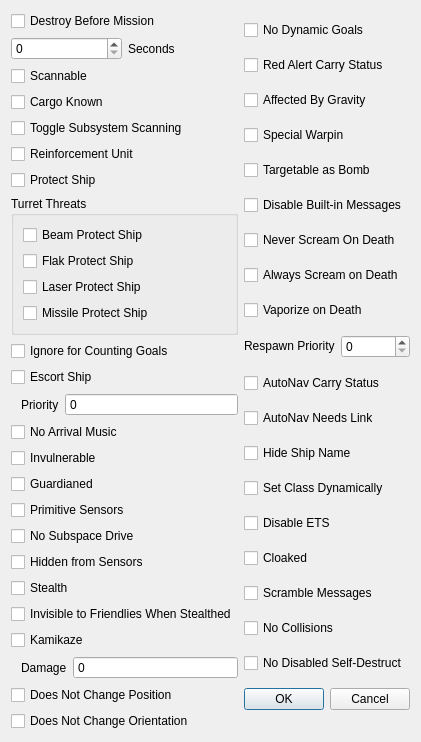
<?xml version="1.0" encoding="UTF-8"?>
<ui version="4.0">
 <class>fso::fred::dialogs::ShipFlagsDialog</class>
 <widget class="QDialog" name="fso::fred::dialogs::ShipFlagsDialog">
  <property name="geometry">
   <rect>
    <x>0</x>
    <y>0</y>
    <width>421</width>
    <height>664</height>
   </rect>
  </property>
  <property name="windowTitle">
   <string>Additional Ship Properties</string>
  </property>
  <property name="modal">
   <bool>true</bool>
  </property>
  <layout class="QHBoxLayout" name="horizontalLayout">
   <item>
    <layout class="QVBoxLayout" name="ColumnOneLayout">
     <item>
      <widget class="fso::fred::ShipFlagCheckbox" name="destroyBeforeMissionCheckbox">
       <property name="toolTip">
        <string>&lt;html&gt;&lt;head/&gt;&lt;body&gt;&lt;p&gt;Destroys the ship before the mission starts&lt;/p&gt;&lt;/body&gt;&lt;/html&gt;</string>
       </property>
       <property name="text">
        <string>Destroy Before Mission</string>
       </property>
       <property name="tristate">
        <bool>true</bool>
       </property>
      </widget>
     </item>
     <item>
      <layout class="QHBoxLayout" name="destroySecondsLayout">
       <item>
        <widget class="QSpinBox" name="destroySecondsSpinBox">
         <property name="toolTip">
          <string>&lt;html&gt;&lt;head/&gt;&lt;body&gt;&lt;p&gt;How many seconds before the mission to destroy ship&lt;/p&gt;&lt;/body&gt;&lt;/html&gt;</string>
         </property>
        </widget>
       </item>
       <item>
        <widget class="QLabel" name="destroySecondsLabel">
         <property name="text">
          <string>Seconds</string>
         </property>
        </widget>
       </item>
      </layout>
     </item>
     <item>
      <widget class="fso::fred::ShipFlagCheckbox" name="scannableCheckbox">
       <property name="toolTip">
        <string>&lt;html&gt;&lt;head/&gt;&lt;body&gt;&lt;p&gt;Whether the ship is scannable or not&lt;/p&gt;&lt;/body&gt;&lt;/html&gt;</string>
       </property>
       <property name="text">
        <string>Scannable</string>
       </property>
       <property name="tristate">
        <bool>true</bool>
       </property>
      </widget>
     </item>
     <item>
      <widget class="fso::fred::ShipFlagCheckbox" name="cargoKnownCheckbox">
       <property name="toolTip">
        <string>&lt;html&gt;&lt;head/&gt;&lt;body&gt;&lt;p&gt;Whether the player alredy knows the cargo or needs to scan for it&lt;/p&gt;&lt;/body&gt;&lt;/html&gt;</string>
       </property>
       <property name="text">
        <string>Cargo Known</string>
       </property>
       <property name="tristate">
        <bool>true</bool>
       </property>
      </widget>
     </item>
     <item>
      <widget class="fso::fred::ShipFlagCheckbox" name="toggleSubsytemScanningCheckbox">
       <property name="toolTip">
        <string>&lt;html&gt;&lt;head/&gt;&lt;body&gt;&lt;p&gt;Switches between scanning the whole ship or individual subsystems&lt;/p&gt;&lt;/body&gt;&lt;/html&gt;</string>
       </property>
       <property name="text">
        <string>Toggle Subsystem Scanning</string>
       </property>
       <property name="tristate">
        <bool>true</bool>
       </property>
      </widget>
     </item>
     <item>
      <widget class="fso::fred::ShipFlagCheckbox" name="reinforcementUnitCheckbox">
       <property name="toolTip">
        <string>&lt;html&gt;&lt;head/&gt;&lt;body&gt;&lt;p&gt;Makes the ship available in the reinforcements editor&lt;/p&gt;&lt;/body&gt;&lt;/html&gt;</string>
       </property>
       <property name="text">
        <string>Reinforcement Unit</string>
       </property>
       <property name="tristate">
        <bool>true</bool>
       </property>
      </widget>
     </item>
     <item>
      <widget class="fso::fred::ShipFlagCheckbox" name="protectShipCheckbox">
       <property name="toolTip">
        <string>&lt;html&gt;&lt;head/&gt;&lt;body&gt;&lt;p&gt;Stops AI from attacking ship&lt;/p&gt;&lt;/body&gt;&lt;/html&gt;</string>
       </property>
       <property name="text">
        <string>Protect Ship</string>
       </property>
       <property name="tristate">
        <bool>true</bool>
       </property>
      </widget>
     </item>
     <item>
      <widget class="QGroupBox" name="turretThreatsgroupBox">
       <property name="title">
        <string>Turret Threats</string>
       </property>
       <layout class="QVBoxLayout" name="verticalLayout_2">
        <item>
         <widget class="QCheckBox" name="beamProtectCheckbox">
          <property name="toolTip">
           <string>&lt;html&gt;&lt;head/&gt;&lt;body&gt;&lt;p&gt;Stops Beams from targeting this ship&lt;/p&gt;&lt;/body&gt;&lt;/html&gt;</string>
          </property>
          <property name="text">
           <string>Beam Protect Ship</string>
          </property>
         </widget>
        </item>
        <item>
         <widget class="QCheckBox" name="flakProtectCheckbox">
          <property name="toolTip">
           <string>&lt;html&gt;&lt;head/&gt;&lt;body&gt;&lt;p&gt;Stops flack weapons from targeting this ship&lt;/p&gt;&lt;/body&gt;&lt;/html&gt;</string>
          </property>
          <property name="text">
           <string>Flak Protect Ship</string>
          </property>
         </widget>
        </item>
        <item>
         <widget class="QCheckBox" name="laserProtectCheckbox">
          <property name="toolTip">
           <string>&lt;html&gt;&lt;head/&gt;&lt;body&gt;&lt;p&gt;Stops blob turrets from targeting this ship&lt;/p&gt;&lt;/body&gt;&lt;/html&gt;</string>
          </property>
          <property name="text">
           <string>Laser Protect Ship</string>
          </property>
         </widget>
        </item>
        <item>
         <widget class="QCheckBox" name="missileProtectCheckbox">
          <property name="toolTip">
           <string>&lt;html&gt;&lt;head/&gt;&lt;body&gt;&lt;p&gt;Stops missile turrets from targeting this ship&lt;/p&gt;&lt;/body&gt;&lt;/html&gt;</string>
          </property>
          <property name="text">
           <string>Missile Protect Ship</string>
          </property>
         </widget>
        </item>
       </layout>
      </widget>
     </item>
     <item>
      <widget class="fso::fred::ShipFlagCheckbox" name="ignoreForGoalsCheckbox">
       <property name="toolTip">
        <string>&lt;html&gt;&lt;head/&gt;&lt;body&gt;&lt;p&gt;takes this ship out of consideration in SEXP operators like &lt;span style=&quot; font-style:italic;&quot;&gt;percent-ships-destroyed&lt;/span&gt;&lt;/p&gt;&lt;/body&gt;&lt;/html&gt;</string>
       </property>
       <property name="text">
        <string>Ignore for Counting Goals</string>
       </property>
       <property name="tristate">
        <bool>true</bool>
       </property>
      </widget>
     </item>
     <item>
      <widget class="fso::fred::ShipFlagCheckbox" name="escortShipCheckbox">
       <property name="toolTip">
        <string>&lt;html&gt;&lt;head/&gt;&lt;body&gt;&lt;p&gt;Adds ship to escort list (Also makes active asteroid fields target ship)&lt;/p&gt;&lt;/body&gt;&lt;/html&gt;</string>
       </property>
       <property name="text">
        <string>Escort Ship</string>
       </property>
       <property name="tristate">
        <bool>true</bool>
       </property>
      </widget>
     </item>
     <item>
      <layout class="QHBoxLayout" name="escortLayout" stretch="0,0,1">
       <item>
        <spacer name="escortSpacer">
         <property name="orientation">
          <enum>Qt::Horizontal</enum>
         </property>
         <property name="sizeType">
          <enum>QSizePolicy::Minimum</enum>
         </property>
         <property name="sizeHint" stdset="0">
          <size>
           <width>10</width>
           <height>20</height>
          </size>
         </property>
        </spacer>
       </item>
       <item>
        <widget class="QLabel" name="escortLabel">
         <property name="text">
          <string>Priority</string>
         </property>
        </widget>
       </item>
       <item>
        <widget class="QSpinBox" name="escortPrioritySpinBox">
         <property name="toolTip">
          <string>&lt;html&gt;&lt;head/&gt;&lt;body&gt;&lt;p&gt;How high up the escort list the ship is (Lower number = Higher up list)&lt;/p&gt;&lt;/body&gt;&lt;/html&gt;</string>
         </property>
         <property name="buttonSymbols">
          <enum>QAbstractSpinBox::NoButtons</enum>
         </property>
        </widget>
       </item>
      </layout>
     </item>
     <item>
      <widget class="fso::fred::ShipFlagCheckbox" name="noArrivalMusicCheckBox">
       <property name="toolTip">
        <string>&lt;html&gt;&lt;head/&gt;&lt;body&gt;&lt;p&gt;Don't change the music when the ship arrives&lt;/p&gt;&lt;/body&gt;&lt;/html&gt;</string>
       </property>
       <property name="text">
        <string>No Arrival Music</string>
       </property>
       <property name="tristate">
        <bool>true</bool>
       </property>
      </widget>
     </item>
     <item>
      <widget class="fso::fred::ShipFlagCheckbox" name="invulnerableCheckbox">
       <property name="toolTip">
        <string>&lt;html&gt;&lt;head/&gt;&lt;body&gt;&lt;p&gt;Makes ship take no damage&lt;/p&gt;&lt;/body&gt;&lt;/html&gt;</string>
       </property>
       <property name="text">
        <string>Invulnerable</string>
       </property>
       <property name="tristate">
        <bool>true</bool>
       </property>
      </widget>
     </item>
     <item>
      <widget class="fso::fred::ShipFlagCheckbox" name="guardianedCheckbox">
       <property name="toolTip">
        <string>&lt;html&gt;&lt;head/&gt;&lt;body&gt;&lt;p&gt;Ship becomes invulnerable at 1% health. Threshold can be changed with SEXP &lt;span style=&quot; font-style:italic;&quot;&gt;set-guardian-threshold&lt;/span&gt;&lt;/p&gt;&lt;/body&gt;&lt;/html&gt;</string>
       </property>
       <property name="text">
        <string>Guardianed</string>
       </property>
       <property name="tristate">
        <bool>true</bool>
       </property>
      </widget>
     </item>
     <item>
      <widget class="fso::fred::ShipFlagCheckbox" name="primitiveCheckbox">
       <property name="text">
        <string>Primitive Sensors</string>
       </property>
       <property name="tristate">
        <bool>true</bool>
       </property>
      </widget>
     </item>
     <item>
      <widget class="fso::fred::ShipFlagCheckbox" name="noSubspaceDriveCheckbox">
       <property name="toolTip">
        <string>&lt;html&gt;&lt;head/&gt;&lt;body&gt;&lt;p&gt;Makes Jump out command fail silently, Useful for In-mission jumps&lt;/p&gt;&lt;/body&gt;&lt;/html&gt;</string>
       </property>
       <property name="text">
        <string>No Subspace Drive</string>
       </property>
       <property name="tristate">
        <bool>true</bool>
       </property>
      </widget>
     </item>
     <item>
      <widget class="fso::fred::ShipFlagCheckbox" name="hiddenFromSensorsCheckbox">
       <property name="toolTip">
        <string>&lt;html&gt;&lt;head/&gt;&lt;body&gt;&lt;p&gt;Ship becomes untargetable and appears on rader as wobbly dot&lt;/p&gt;&lt;/body&gt;&lt;/html&gt;</string>
       </property>
       <property name="text">
        <string>Hidden from Sensors</string>
       </property>
       <property name="tristate">
        <bool>true</bool>
       </property>
      </widget>
     </item>
     <item>
      <widget class="fso::fred::ShipFlagCheckbox" name="stealthCheckbox">
       <property name="toolTip">
        <string>&lt;html&gt;&lt;head/&gt;&lt;body&gt;&lt;p&gt;Ship becomes untargetable and does not apper on hostile radar&lt;/p&gt;&lt;/body&gt;&lt;/html&gt;</string>
       </property>
       <property name="text">
        <string>Stealth</string>
       </property>
       <property name="tristate">
        <bool>true</bool>
       </property>
      </widget>
     </item>
     <item>
      <widget class="fso::fred::ShipFlagCheckbox" name="friendlyStealthCheckbox">
       <property name="toolTip">
        <string>&lt;html&gt;&lt;head/&gt;&lt;body&gt;&lt;p&gt;Makes stealth apply to teammates&lt;/p&gt;&lt;/body&gt;&lt;/html&gt;</string>
       </property>
       <property name="text">
        <string>Invisible to Friendlies When Stealthed</string>
       </property>
       <property name="tristate">
        <bool>true</bool>
       </property>
      </widget>
     </item>
     <item>
      <widget class="fso::fred::ShipFlagCheckbox" name="kamikazeCheckbox">
       <property name="toolTip">
        <string>&lt;html&gt;&lt;head/&gt;&lt;body&gt;&lt;p&gt;Ram the ships target doing the specified amount of damage&lt;/p&gt;&lt;/body&gt;&lt;/html&gt;</string>
       </property>
       <property name="text">
        <string>Kamikaze</string>
       </property>
       <property name="tristate">
        <bool>true</bool>
       </property>
      </widget>
     </item>
     <item>
      <layout class="QHBoxLayout" name="kamikazeLayout" stretch="0,0,1">
       <item>
        <spacer name="kamikazeSpacer">
         <property name="orientation">
          <enum>Qt::Horizontal</enum>
         </property>
         <property name="sizeType">
          <enum>QSizePolicy::Minimum</enum>
         </property>
         <property name="sizeHint" stdset="0">
          <size>
           <width>10</width>
           <height>20</height>
          </size>
         </property>
        </spacer>
       </item>
       <item>
        <widget class="QLabel" name="kamikazeLabel">
         <property name="text">
          <string>Damage</string>
         </property>
        </widget>
       </item>
       <item>
        <widget class="QSpinBox" name="kamikazeDamageSpinBox">
         <property name="buttonSymbols">
          <enum>QAbstractSpinBox::NoButtons</enum>
         </property>
        </widget>
       </item>
      </layout>
     </item>
     <item>
      <widget class="fso::fred::ShipFlagCheckbox" name="noChangePosCheckbox">
       <property name="toolTip">
        <string>&lt;html&gt;&lt;head/&gt;&lt;body&gt;&lt;p&gt;Ship should not change position until destroyed&lt;/p&gt;&lt;/body&gt;&lt;/html&gt;</string>
       </property>
       <property name="text">
        <string>Does Not Change Position</string>
       </property>
       <property name="tristate">
        <bool>true</bool>
       </property>
      </widget>
     </item>
     <item>
      <widget class="fso::fred::ShipFlagCheckbox" name="noChangeOrientCheckbox">
       <property name="toolTip">
        <string>&lt;html&gt;&lt;head/&gt;&lt;body&gt;&lt;p&gt;Ship should not change orientation until destroyed&lt;/p&gt;&lt;/body&gt;&lt;/html&gt;</string>
       </property>
       <property name="text">
        <string>Does Not Change Orientation</string>
       </property>
       <property name="tristate">
        <bool>true</bool>
       </property>
      </widget>
     </item>
    </layout>
   </item>
   <item>
    <layout class="QVBoxLayout" name="columnTwo" stretch="0,0,0,0,0,0,0,0,0,0,0,0,0,0,0,0,0,0,0,1">
     <item>
      <widget class="fso::fred::ShipFlagCheckbox" name="noDynamicGoalsCheckbox">
       <property name="toolTip">
        <string>&lt;html&gt;&lt;head/&gt;&lt;body&gt;&lt;p&gt;Ship goes for its objectives without self-preservation&lt;/p&gt;&lt;/body&gt;&lt;/html&gt;</string>
       </property>
       <property name="text">
        <string>No Dynamic Goals</string>
       </property>
       <property name="tristate">
        <bool>true</bool>
       </property>
      </widget>
     </item>
     <item>
      <widget class="fso::fred::ShipFlagCheckbox" name="redAlertCheckbox">
       <property name="toolTip">
        <string>&lt;html&gt;&lt;head/&gt;&lt;body&gt;&lt;p&gt;If the next mission is marked red alert this ships damage and loadaout wil be copied onto a ship woth the same name (Buggy, Recommend using Save-load script)&lt;/p&gt;&lt;/body&gt;&lt;/html&gt;</string>
       </property>
       <property name="text">
        <string>Red Alert Carry Status</string>
       </property>
       <property name="tristate">
        <bool>true</bool>
       </property>
      </widget>
     </item>
     <item>
      <widget class="fso::fred::ShipFlagCheckbox" name="gravityCheckbox">
       <property name="toolTip">
        <string>&lt;html&gt;&lt;head/&gt;&lt;body&gt;&lt;p&gt;DEPRECATED: Does Nothing&lt;/p&gt;&lt;/body&gt;&lt;/html&gt;</string>
       </property>
       <property name="text">
        <string>Affected By Gravity</string>
       </property>
       <property name="tristate">
        <bool>true</bool>
       </property>
      </widget>
     </item>
     <item>
      <widget class="fso::fred::ShipFlagCheckbox" name="specialWarpinCheckbox">
       <property name="toolTip">
        <string>&lt;html&gt;&lt;head/&gt;&lt;body&gt;&lt;p&gt;DEPRECATED: Use Custom warp-in menu&lt;/p&gt;&lt;/body&gt;&lt;/html&gt;</string>
       </property>
       <property name="text">
        <string>Special Warpin</string>
       </property>
       <property name="tristate">
        <bool>true</bool>
       </property>
      </widget>
     </item>
     <item>
      <widget class="fso::fred::ShipFlagCheckbox" name="targetableAsBombCheckbox">
       <property name="toolTip">
        <string>&lt;html&gt;&lt;head/&gt;&lt;body&gt;&lt;p&gt;Ship is targetable using the target bomb command&lt;/p&gt;&lt;/body&gt;&lt;/html&gt;</string>
       </property>
       <property name="text">
        <string>Targetable as Bomb</string>
       </property>
       <property name="tristate">
        <bool>true</bool>
       </property>
      </widget>
     </item>
     <item>
      <widget class="fso::fred::ShipFlagCheckbox" name="disableBuiltInMessagesCheckbox">
       <property name="toolTip">
        <string>&lt;html&gt;&lt;head/&gt;&lt;body&gt;&lt;p&gt;Disables all automated messages from the ship&lt;/p&gt;&lt;/body&gt;&lt;/html&gt;</string>
       </property>
       <property name="text">
        <string>Disable Built-in Messages</string>
       </property>
       <property name="tristate">
        <bool>true</bool>
       </property>
      </widget>
     </item>
     <item>
      <widget class="fso::fred::ShipFlagCheckbox" name="neverScreamCheckbox">
       <property name="text">
        <string>Never Scream On Death</string>
       </property>
       <property name="tristate">
        <bool>true</bool>
       </property>
      </widget>
     </item>
     <item>
      <widget class="fso::fred::ShipFlagCheckbox" name="alwaysScreamCheckbox">
       <property name="text">
        <string>Always Scream on Death</string>
       </property>
       <property name="tristate">
        <bool>true</bool>
       </property>
      </widget>
     </item>
     <item>
      <widget class="fso::fred::ShipFlagCheckbox" name="vaporizeCheckbox">
       <property name="toolTip">
        <string>&lt;html&gt;&lt;head/&gt;&lt;body&gt;&lt;p&gt;Ship disintegrates on death leaving no debris&lt;/p&gt;&lt;/body&gt;&lt;/html&gt;</string>
       </property>
       <property name="text">
        <string>Vaporize on Death</string>
       </property>
       <property name="tristate">
        <bool>true</bool>
       </property>
      </widget>
     </item>
     <item>
      <layout class="QHBoxLayout" name="respawnPriorityLayout">
       <property name="bottomMargin">
        <number>0</number>
       </property>
       <item>
        <widget class="QLabel" name="respawnPrioritylabel">
         <property name="sizePolicy">
          <sizepolicy hsizetype="Preferred" vsizetype="Fixed">
           <horstretch>0</horstretch>
           <verstretch>0</verstretch>
          </sizepolicy>
         </property>
         <property name="text">
          <string>Respawn Priority</string>
         </property>
        </widget>
       </item>
       <item>
        <widget class="QSpinBox" name="respawnPrioritySpinBox">
         <property name="toolTip">
          <string>&lt;html&gt;&lt;head/&gt;&lt;body&gt;&lt;p&gt;In multi a player will respawn nect to the ship with the highest priority (low number = high priority)&lt;/p&gt;&lt;/body&gt;&lt;/html&gt;</string>
         </property>
        </widget>
       </item>
      </layout>
     </item>
     <item>
      <widget class="fso::fred::ShipFlagCheckbox" name="autoCarryCheckbox">
       <property name="toolTip">
        <string>&lt;html&gt;&lt;head/&gt;&lt;body&gt;&lt;p&gt;Brings ship along when the player autopilots&lt;/p&gt;&lt;/body&gt;&lt;/html&gt;</string>
       </property>
       <property name="text">
        <string>AutoNav Carry Status</string>
       </property>
       <property name="tristate">
        <bool>true</bool>
       </property>
      </widget>
     </item>
     <item>
      <widget class="fso::fred::ShipFlagCheckbox" name="autoLinkCheckbox">
       <property name="toolTip">
        <string>&lt;html&gt;&lt;head/&gt;&lt;body&gt;&lt;p&gt;Player can only autopilot when in range of this ship (??? meters)&lt;/p&gt;&lt;/body&gt;&lt;/html&gt;</string>
       </property>
       <property name="text">
        <string>AutoNav Needs Link</string>
       </property>
       <property name="tristate">
        <bool>true</bool>
       </property>
      </widget>
     </item>
     <item>
      <widget class="fso::fred::ShipFlagCheckbox" name="hideShipNameCheckbox">
       <property name="toolTip">
        <string>&lt;html&gt;&lt;head/&gt;&lt;body&gt;&lt;p&gt;Don't show the ships name in the targeting box&lt;/p&gt;&lt;/body&gt;&lt;/html&gt;</string>
       </property>
       <property name="text">
        <string>Hide Ship Name</string>
       </property>
       <property name="tristate">
        <bool>true</bool>
       </property>
      </widget>
     </item>
     <item>
      <widget class="fso::fred::ShipFlagCheckbox" name="classDynamicCheckbox">
       <property name="toolTip">
        <string>&lt;html&gt;&lt;head/&gt;&lt;body&gt;&lt;p&gt;Set the ships class based on the alt ship class menu&lt;/p&gt;&lt;/body&gt;&lt;/html&gt;</string>
       </property>
       <property name="text">
        <string>Set Class Dynamically</string>
       </property>
       <property name="tristate">
        <bool>true</bool>
       </property>
      </widget>
     </item>
     <item>
      <widget class="fso::fred::ShipFlagCheckbox" name="disableETSCheckbox">
       <property name="toolTip">
        <string>&lt;html&gt;&lt;head/&gt;&lt;body&gt;&lt;p&gt;Disables the Energy Transfer System for this ship&lt;/p&gt;&lt;/body&gt;&lt;/html&gt;</string>
       </property>
       <property name="text">
        <string>Disable ETS</string>
       </property>
       <property name="tristate">
        <bool>true</bool>
       </property>
      </widget>
     </item>
     <item>
      <widget class="fso::fred::ShipFlagCheckbox" name="cloakCheckbox">
       <property name="toolTip">
        <string>&lt;html&gt;&lt;head/&gt;&lt;body&gt;&lt;p&gt;Ship starts invisible&lt;/p&gt;&lt;/body&gt;&lt;/html&gt;</string>
       </property>
       <property name="text">
        <string>Cloaked</string>
       </property>
       <property name="tristate">
        <bool>true</bool>
       </property>
      </widget>
     </item>
     <item>
      <widget class="fso::fred::ShipFlagCheckbox" name="scrambleMessagesCheckbox">
       <property name="toolTip">
        <string>&lt;html&gt;&lt;head/&gt;&lt;body&gt;&lt;p&gt;Messages from the ship will be garbeled with bits missing&lt;/p&gt;&lt;/body&gt;&lt;/html&gt;</string>
       </property>
       <property name="text">
        <string>Scramble Messages</string>
       </property>
       <property name="tristate">
        <bool>true</bool>
       </property>
      </widget>
     </item>
     <item>
      <widget class="fso::fred::ShipFlagCheckbox" name="noCollideCheckbox">
       <property name="toolTip">
        <string>&lt;html&gt;&lt;head/&gt;&lt;body&gt;&lt;p&gt;Ship does not interact with any other object/weapon&lt;/p&gt;&lt;/body&gt;&lt;/html&gt;</string>
       </property>
       <property name="text">
        <string>No Collisions</string>
       </property>
       <property name="tristate">
        <bool>true</bool>
       </property>
      </widget>
     </item>
     <item>
      <widget class="fso::fred::ShipFlagCheckbox" name="noSelfDestructCheckbox">
       <property name="toolTip">
        <string>&lt;html&gt;&lt;head/&gt;&lt;body&gt;&lt;p&gt;Prevents fighters in wong from self-destructing when there engines are destroyed&lt;/p&gt;&lt;/body&gt;&lt;/html&gt;</string>
       </property>
       <property name="text">
        <string>No Disabled Self-Destruct</string>
       </property>
       <property name="tristate">
        <bool>true</bool>
       </property>
      </widget>
     </item>
     <item>
      <layout class="QHBoxLayout" name="exitLayout">
       <item>
        <widget class="QPushButton" name="okButton">
         <property name="text">
          <string>OK</string>
         </property>
        </widget>
       </item>
       <item>
        <widget class="QPushButton" name="cancelButton">
         <property name="text">
          <string>Cancel</string>
         </property>
        </widget>
       </item>
      </layout>
     </item>
    </layout>
   </item>
  </layout>
 </widget>
 <customwidgets>
  <customwidget>
   <class>fso::fred::ShipFlagCheckbox</class>
   <extends>QCheckBox</extends>
   <header>ui/widgets/ShipFlagCheckbox.h</header>
  </customwidget>
 </customwidgets>
 <resources>
  <include location="../resources/resources.qrc"/>
 </resources>
 <connections>
  <connection>
   <sender>okButton</sender>
   <signal>clicked()</signal>
   <receiver>fso::fred::dialogs::ShipFlagsDialog</receiver>
   <slot>accept()</slot>
   <hints>
    <hint type="sourcelabel">
     <x>278</x>
     <y>565</y>
    </hint>
    <hint type="destinationlabel">
     <x>251</x>
     <y>509</y>
    </hint>
   </hints>
  </connection>
  <connection>
   <sender>cancelButton</sender>
   <signal>clicked()</signal>
   <receiver>fso::fred::dialogs::ShipFlagsDialog</receiver>
   <slot>reject()</slot>
   <hints>
    <hint type="sourcelabel">
     <x>389</x>
     <y>563</y>
    </hint>
    <hint type="destinationlabel">
     <x>375</x>
     <y>515</y>
    </hint>
   </hints>
  </connection>
 </connections>
</ui>
